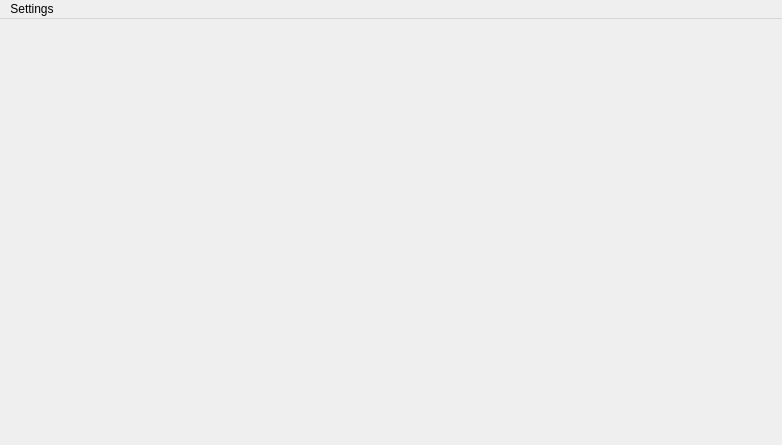
<?xml version="1.0" encoding="UTF-8"?>
<ui version="4.0">
 <class>MainWindow</class>
 <widget class="QMainWindow" name="MainWindow">
  <property name="geometry">
   <rect>
    <x>0</x>
    <y>0</y>
    <width>782</width>
    <height>445</height>
   </rect>
  </property>
  <property name="windowTitle">
   <string>MainWindow</string>
  </property>
  <widget class="QMenuBar" name="menuBar">
   <property name="geometry">
    <rect>
     <x>0</x>
     <y>0</y>
     <width>782</width>
     <height>27</height>
    </rect>
   </property>
   <widget class="QMenu" name="menuTray">
    <property name="title">
     <string>Settings</string>
    </property>
    <widget class="QMenu" name="menuServers">
     <property name="title">
      <string>Servers</string>
     </property>
     <addaction name="actionLoad_Balance"/>
     <addaction name="actionHigh_Availability"/>
     <addaction name="actionChoose_by_statistics"/>
     <addaction name="actionAvailability_Statistics"/>
     <addaction name="separator"/>
     <addaction name="actionEdit_Servers"/>
     <addaction name="actionStatistics_Config"/>
     <addaction name="separator"/>
     <addaction name="actionShare_Server_Config"/>
     <addaction name="actionScan_QRCode_from_Screen"/>
     <addaction name="actionImport_URL_from_Clipboard"/>
    </widget>
    <widget class="QMenu" name="menuPAC">
     <property name="title">
      <string>PAC</string>
     </property>
     <addaction name="actionLocal_PAC"/>
     <addaction name="actionOnline_PAC"/>
     <addaction name="separator"/>
     <addaction name="actionEdit_Local_PAC_File"/>
     <addaction name="actionUpdate_Local_PAC_from_GFWList"/>
     <addaction name="action_Edit_User_Rule_for_GFWList"/>
     <addaction name="actionSecure_Local_PAC"/>
     <addaction name="actionCopy_Local_PAC_URL"/>
     <addaction name="actionEdit_Online_PAC_URL"/>
    </widget>
    <widget class="QMenu" name="menuHelp">
     <property name="title">
      <string>Help</string>
     </property>
     <property name="toolTipsVisible">
      <bool>false</bool>
     </property>
     <widget class="QMenu" name="menuUpdates">
      <property name="title">
       <string>Updates...</string>
      </property>
      <addaction name="actionCheck_for_Updates"/>
      <addaction name="separator"/>
      <addaction name="actionCheck_for_Updates_at_Startup"/>
      <addaction name="actionCheck_Pre_release_Version"/>
     </widget>
     <addaction name="actionShow_Logs"/>
     <addaction name="actionVerbose_Logging"/>
     <addaction name="menuUpdates"/>
     <addaction name="actionAbout"/>
    </widget>
    <widget class="QMenu" name="menuEnable_System_Proxy">
     <property name="title">
      <string>System Proxy</string>
     </property>
     <addaction name="actionDisable"/>
     <addaction name="actionPAC"/>
     <addaction name="actionGlobal"/>
    </widget>
    <addaction name="menuEnable_System_Proxy"/>
    <addaction name="menuServers"/>
    <addaction name="menuPAC"/>
    <addaction name="actionForward_Proxy"/>
    <addaction name="separator"/>
    <addaction name="actionStart_on_Boot"/>
    <addaction name="actionAllow_Clients_from_LAN"/>
    <addaction name="separator"/>
    <addaction name="actionEdit_Hotkeys"/>
    <addaction name="menuHelp"/>
    <addaction name="separator"/>
    <addaction name="actionQuit"/>
   </widget>
   <addaction name="menuTray"/>
  </widget>
  <action name="actionEdit_Servers">
   <property name="text">
    <string>Edit Servers...</string>
   </property>
  </action>
  <action name="actionStatistics_Config">
   <property name="text">
    <string>Statistics Config...</string>
   </property>
   <property name="visible">
    <bool>false</bool>
   </property>
  </action>
  <action name="actionStart_on_Boot">
   <property name="checkable">
    <bool>true</bool>
   </property>
   <property name="text">
    <string>Start on Boot</string>
   </property>
  </action>
  <action name="actionForward_Proxy">
   <property name="text">
    <string>Forward Proxy...</string>
   </property>
   <property name="visible">
    <bool>false</bool>
   </property>
  </action>
  <action name="actionAllow_Clients_from_LAN">
   <property name="text">
    <string>Allow Clients from LAN</string>
   </property>
   <property name="visible">
    <bool>false</bool>
   </property>
  </action>
  <action name="actionLocal_PAC">
   <property name="checkable">
    <bool>true</bool>
   </property>
   <property name="text">
    <string>Local PAC</string>
   </property>
  </action>
  <action name="actionOnline_PAC">
   <property name="checkable">
    <bool>true</bool>
   </property>
   <property name="text">
    <string>Online PAC</string>
   </property>
  </action>
  <action name="actionEdit_Local_PAC_File">
   <property name="text">
    <string>Edit Local PAC File...</string>
   </property>
  </action>
  <action name="actionUpdate_Local_PAC_from_GFWList">
   <property name="text">
    <string>Update Local PAC from GFWList</string>
   </property>
  </action>
  <action name="action_Edit_User_Rule_for_GFWList">
   <property name="text">
    <string>Edit User Rule for GFWList...</string>
   </property>
  </action>
  <action name="actionSecure_Local_PAC">
   <property name="checkable">
    <bool>true</bool>
   </property>
   <property name="text">
    <string>Secure Local PAC</string>
   </property>
  </action>
  <action name="actionCopy_Local_PAC_URL">
   <property name="text">
    <string>Copy Local PAC URL</string>
   </property>
  </action>
  <action name="actionShare_Server_Config">
   <property name="text">
    <string>Share Server Config...</string>
   </property>
   <property name="visible">
    <bool>true</bool>
   </property>
  </action>
  <action name="actionScan_QRCode_from_Screen">
   <property name="text">
    <string>Scan QRCode from Screen...</string>
   </property>
   <property name="visible">
    <bool>true</bool>
   </property>
  </action>
  <action name="actionImport_URL_from_Clipboard">
   <property name="text">
    <string>Import URL from Clipboard...</string>
   </property>
   <property name="visible">
    <bool>true</bool>
   </property>
  </action>
  <action name="actionAvailability_Statistics">
   <property name="text">
    <string>Availability Statistics</string>
   </property>
   <property name="visible">
    <bool>false</bool>
   </property>
  </action>
  <action name="actionShow_Logs">
   <property name="text">
    <string>Show Logs...</string>
   </property>
  </action>
  <action name="actionVerbose_Logging">
   <property name="text">
    <string>Verbose Logging</string>
   </property>
  </action>
  <action name="actionCheck_for_Updates">
   <property name="text">
    <string>Check for Updates...</string>
   </property>
  </action>
  <action name="actionCheck_for_Updates_at_Startup">
   <property name="text">
    <string>Check for Updates at Startup</string>
   </property>
  </action>
  <action name="actionCheck_Pre_release_Version">
   <property name="text">
    <string>Check Pre-release Version</string>
   </property>
  </action>
  <action name="actionEdit_Hotkeys">
   <property name="text">
    <string>Edit Hotkeys...</string>
   </property>
   <property name="visible">
    <bool>false</bool>
   </property>
  </action>
  <action name="actionAbout">
   <property name="text">
    <string>About...</string>
   </property>
  </action>
  <action name="actionQuit">
   <property name="text">
    <string>Quit</string>
   </property>
  </action>
  <action name="actionLoad_Balance">
   <property name="enabled">
    <bool>true</bool>
   </property>
   <property name="text">
    <string>Load Balance</string>
   </property>
   <property name="visible">
    <bool>true</bool>
   </property>
  </action>
  <action name="actionHigh_Availability">
   <property name="text">
    <string>High Availability</string>
   </property>
   <property name="visible">
    <bool>true</bool>
   </property>
  </action>
  <action name="actionChoose_by_statistics">
   <property name="text">
    <string>Choose by statistics</string>
   </property>
   <property name="visible">
    <bool>true</bool>
   </property>
  </action>
  <action name="actionEdit_Online_PAC_URL">
   <property name="text">
    <string>Edit Online PAC URL...</string>
   </property>
  </action>
  <action name="actionImport_from_gui_config_json">
   <property name="text">
    <string>Import from gui-config.json</string>
   </property>
  </action>
  <action name="actionExport_as_gui_config_json">
   <property name="text">
    <string>Export as gui-config.json</string>
   </property>
  </action>
  <action name="actionConnect">
   <property name="text">
    <string>Connect</string>
   </property>
  </action>
  <action name="actionDisconnect">
   <property name="text">
    <string>Disconnect</string>
   </property>
  </action>
  <action name="actionDisable">
   <property name="checkable">
    <bool>true</bool>
   </property>
   <property name="text">
    <string>Disable</string>
   </property>
  </action>
  <action name="actionPAC">
   <property name="checkable">
    <bool>true</bool>
   </property>
   <property name="text">
    <string>PAC</string>
   </property>
  </action>
  <action name="actionGlobal">
   <property name="checkable">
    <bool>true</bool>
   </property>
   <property name="text">
    <string>Global</string>
   </property>
  </action>
 </widget>
 <layoutdefault spacing="6" margin="11"/>
 <resources/>
 <connections/>
</ui>
